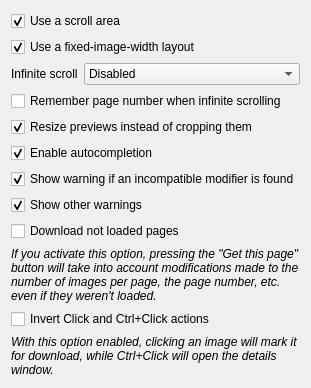
      <widget class="QWidget" name="pageInterfaceMainWindowSearchResults">
       <layout class="QFormLayout" name="formLayout_24">
        <item row="0" column="0" colspan="2">
         <widget class="QCheckBox" name="checkResultsScrollArea">
          <property name="text">
           <string>Use a scroll area</string>
          </property>
          <property name="checked">
           <bool>true</bool>
          </property>
         </widget>
        </item>
        <item row="1" column="0" colspan="2">
         <widget class="QCheckBox" name="checkResultsFixedWidthLayout">
          <property name="text">
           <string>Use a fixed-image-width layout</string>
          </property>
          <property name="checked">
           <bool>true</bool>
          </property>
         </widget>
        </item>
        <item row="2" column="0">
         <widget class="QLabel" name="labelInfiniteScroll">
          <property name="text">
           <string>Infinite scroll</string>
          </property>
         </widget>
        </item>
        <item row="2" column="1">
         <widget class="QComboBox" name="comboInfiniteScroll">
          <item>
           <property name="text">
            <string>Disabled</string>
           </property>
          </item>
          <item>
           <property name="text">
            <string>Button</string>
           </property>
          </item>
          <item>
           <property name="text">
            <string>Scroll</string>
           </property>
          </item>
         </widget>
        </item>
        <item row="3" column="0" colspan="2">
         <widget class="QCheckBox" name="checkInfiniteScrollRememberPage">
          <property name="text">
           <string>Remember page number when infinite scrolling</string>
          </property>
         </widget>
        </item>
        <item row="4" column="0" colspan="2">
         <widget class="QCheckBox" name="checkResizeInsteadOfCropping">
          <property name="text">
           <string>Resize previews instead of cropping them</string>
          </property>
          <property name="checked">
           <bool>true</bool>
          </property>
         </widget>
        </item>
        <item row="5" column="0" colspan="2">
         <widget class="QCheckBox" name="checkAutocompletion">
          <property name="text">
           <string>Enable autocompletion</string>
          </property>
          <property name="checked">
           <bool>true</bool>
          </property>
         </widget>
        </item>
        <item row="6" column="0" colspan="2">
         <widget class="QCheckBox" name="checkShowTagWarning">
          <property name="text">
           <string>Show warning if an incompatible modifier is found</string>
          </property>
          <property name="checked">
           <bool>true</bool>
          </property>
         </widget>
        </item>
        <item row="7" column="0" colspan="2">
         <widget class="QCheckBox" name="checkShowWarnings">
          <property name="text">
           <string>Show other warnings</string>
          </property>
          <property name="checked">
           <bool>true</bool>
          </property>
         </widget>
        </item>
        <item row="8" column="0" colspan="2">
         <widget class="QCheckBox" name="checkGetUnloadedPages">
          <property name="text">
           <string>Download not loaded pages</string>
          </property>
         </widget>
        </item>
        <item row="9" column="0" colspan="2">
         <widget class="QLabel" name="labelGetUnloadedPages">
          <property name="text">
           <string>&lt;i&gt;If you activate this option, pressing the &quot;Get this page&quot; button will take into account modifications made to the number of images per page, the page number, etc. even if they weren't loaded.&lt;/i&gt;</string>
          </property>
          <property name="wordWrap">
           <bool>true</bool>
          </property>
         </widget>
        </item>
        <item row="10" column="0" colspan="2">
         <widget class="QCheckBox" name="checkInvertToggle">
          <property name="text">
           <string>Invert Click and Ctrl+Click actions</string>
          </property>
         </widget>
        </item>
        <item row="11" column="0" colspan="2">
         <widget class="QLabel" name="labelInvertToggle">
          <property name="text">
           <string>&lt;i&gt;With this option enabled, clicking an image will mark it for download, while Ctrl+Click will open the details window.&lt;/i&gt;</string>
          </property>
          <property name="wordWrap">
           <bool>true</bool>
          </property>
         </widget>
        </item>
       </layout>
      </widget>
